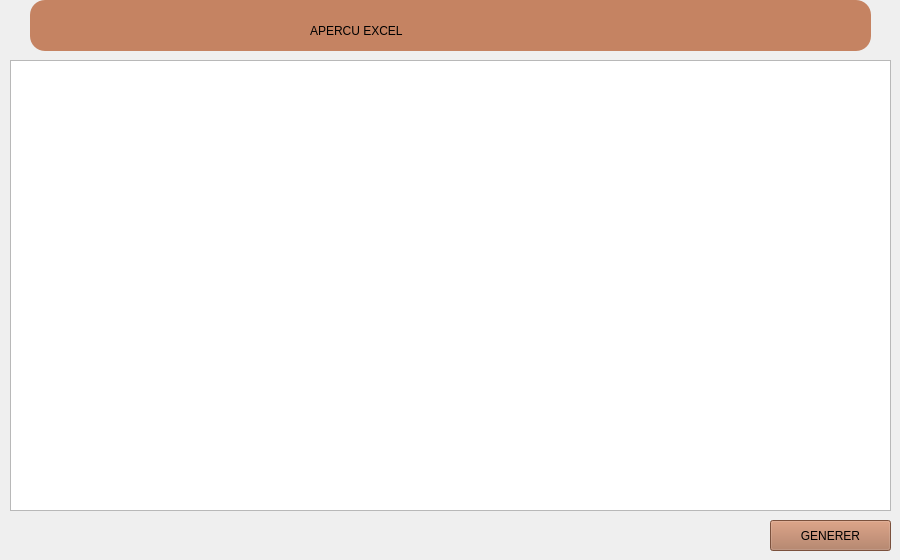
      <widget class="QWidget" name="page">
       <widget class="QTableView" name="tableView_excel">
        <property name="geometry">
         <rect>
          <x>10</x>
          <y>60</y>
          <width>881</width>
          <height>451</height>
         </rect>
        </property>
       </widget>
       <widget class="QPushButton" name="pb_generer_excel">
        <property name="geometry">
         <rect>
          <x>770</x>
          <y>520</y>
          <width>121</width>
          <height>31</height>
         </rect>
        </property>
        <property name="styleSheet">
         <string notr="true">font: 16pt &quot;Gabriola&quot;;
background-color: rgb(172, 114, 85);</string>
        </property>
        <property name="text">
         <string>GENERER</string>
        </property>
       </widget>
       <widget class="QWidget" name="widget_3" native="true">
        <property name="geometry">
         <rect>
          <x>30</x>
          <y>0</y>
          <width>841</width>
          <height>51</height>
         </rect>
        </property>
        <property name="styleSheet">
         <string notr="true">background-color: rgb(197, 131, 98);
border-radius: 15px 15px 15px 15px;</string>
        </property>
        <widget class="QLabel" name="label_42">
         <property name="geometry">
          <rect>
           <x>280</x>
           <y>0</y>
           <width>291</width>
           <height>61</height>
          </rect>
         </property>
         <property name="styleSheet">
          <string notr="true">font: 40pt &quot;Gabriola&quot;;</string>
         </property>
         <property name="text">
          <string>APERCU EXCEL</string>
         </property>
        </widget>
       </widget>
      </widget>
